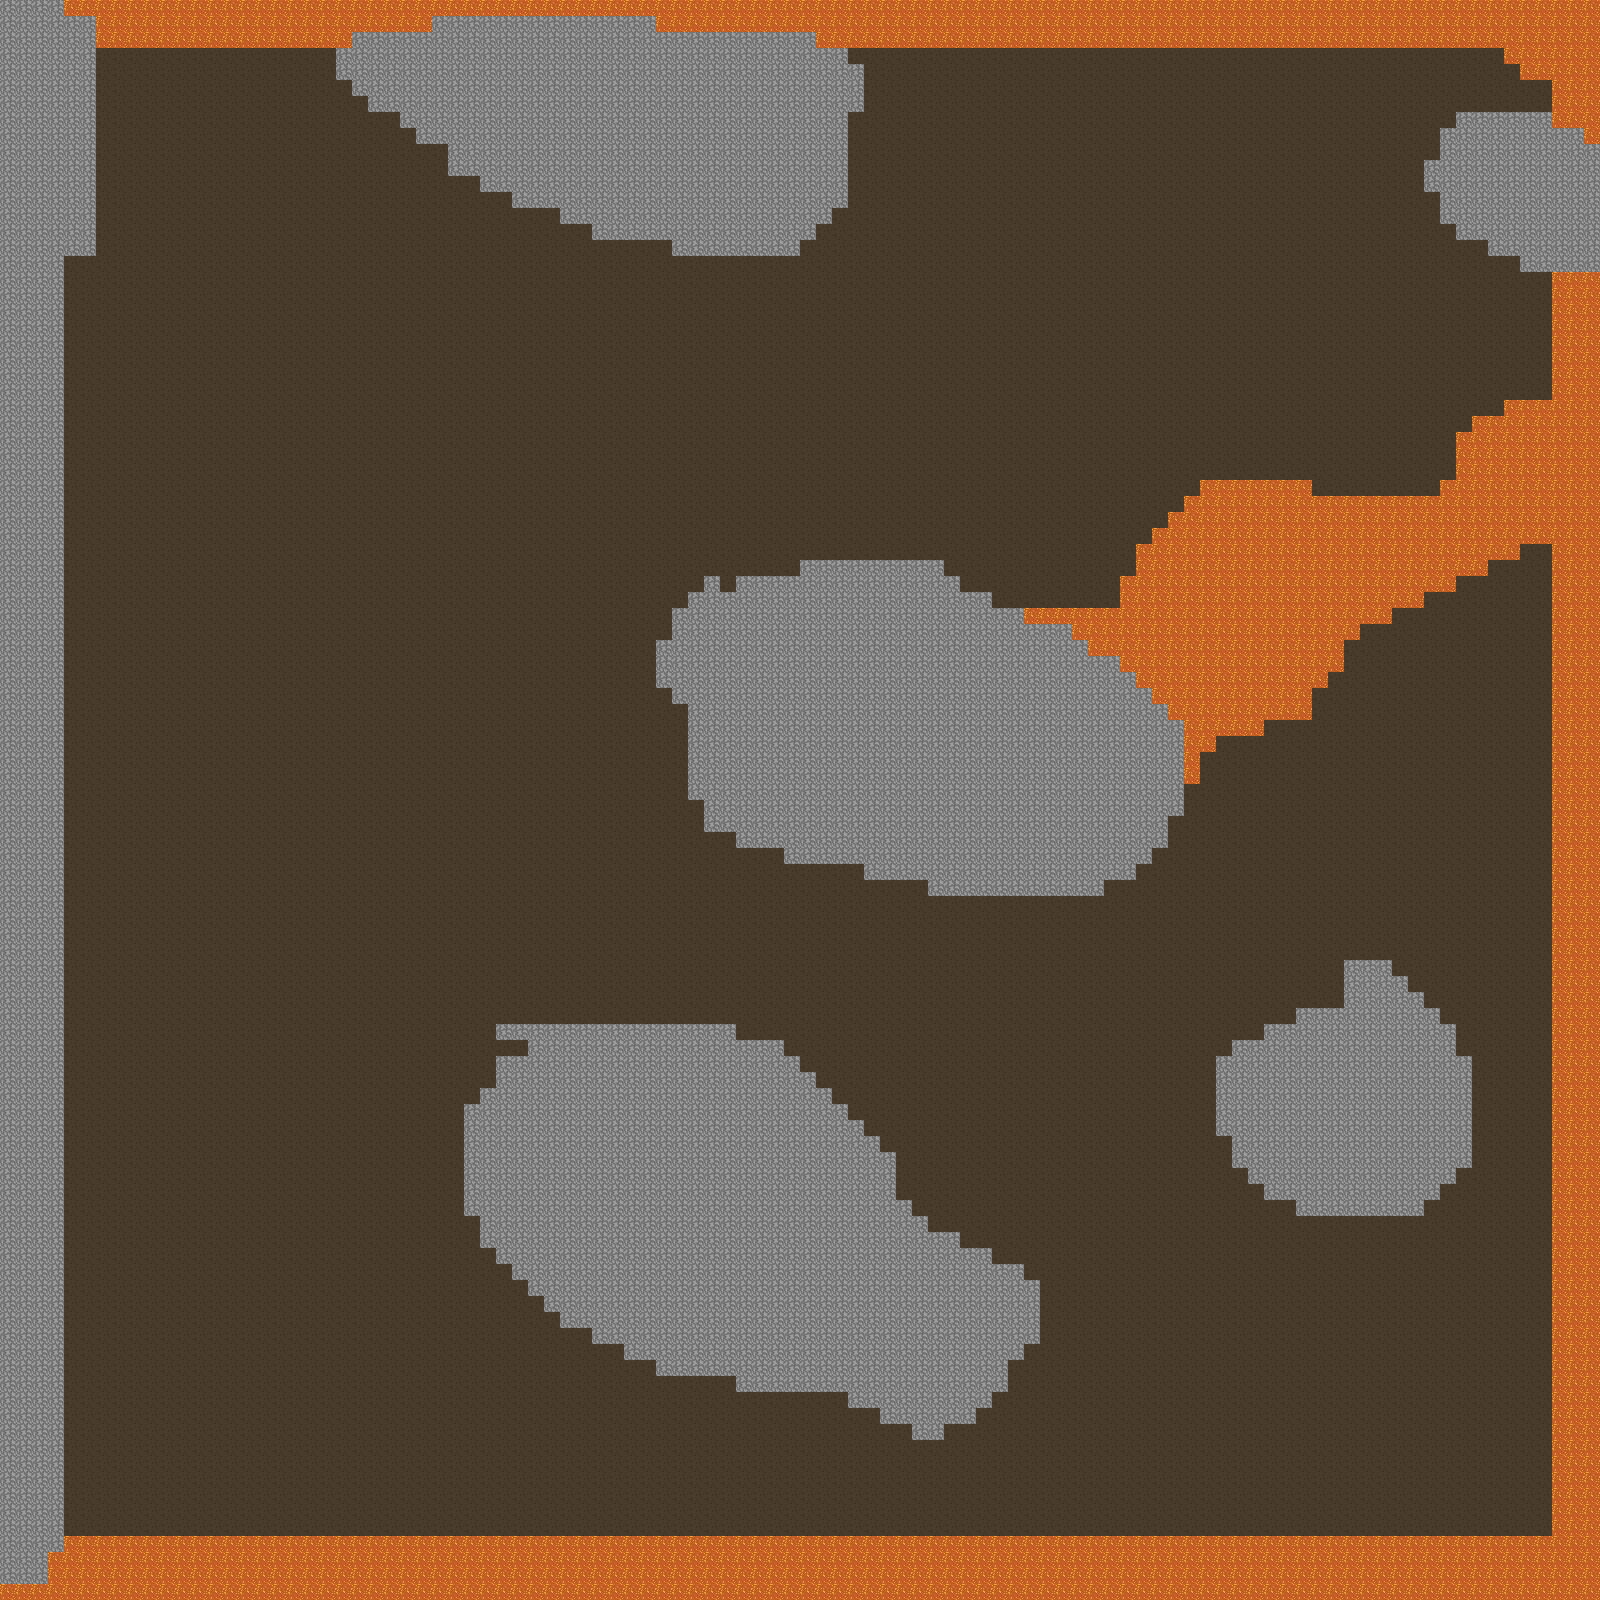

Tiled map render using the project's own tile images. Description and the map definition, with tile-layer contents summarised, below:
An orthogonal 100x100 tile map with 16x16 px tiles, 1 tile layer (Camada de Tiles 1).

<map version="1.2" tiledversion="1.2.4" orientation="orthogonal" renderorder="right-down" width="100" height="100" tilewidth="16" tileheight="16" infinite="0" nextlayerid="2" nextobjectid="1">
 <tileset firstgid="1" source="tilesTemp.tsx" />
 <layer id="1" name="Camada de Tiles 1" width="100" height="100">
  <data>[10000 cells, 10000 non-empty, 3 distinct tile ids]</data>
 </layer>
</map>
